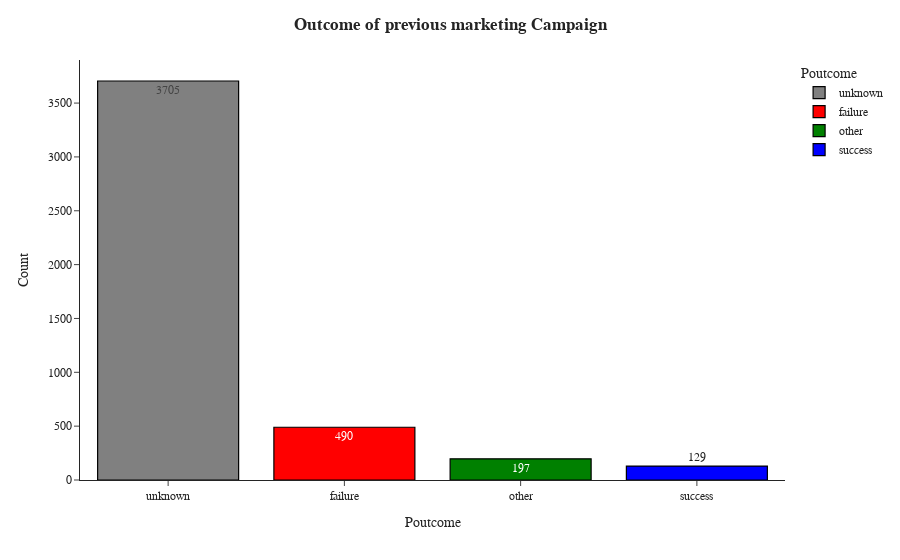

Here is the notebook cell this chart was saved with:
### Code cell
fig = px.bar(MainDataset_visualization.poutcome.value_counts().reset_index().rename(columns={
             'index': 'Poutcome', 'poutcome': 'Count'}), x='Poutcome', y='Count', color='Poutcome', text='Count', color_discrete_sequence=['grey', 'red', 'green', 'blue'], template='simple_white')
fig.update_traces(marker=dict(line=dict(color='#000000', width=1.2)))
fig.update_layout(title_x=0.5, title_text='<b>Outcome of previous marketing Campaign',
                  font_family="Times New Roman", title_font_family="Times New Roman")
fig.show()

fig = px.pie(MainDataset_visualization.poutcome.value_counts().reset_index().rename(columns={
             'index': 'Poutcome', 'poutcome': 'Count'}), names='Poutcome', values='Count', hole=0.5, template='simple_white', color_discrete_sequence=['grey', 'red', 'blue', 'green'])
fig.update_traces(marker=dict(line=dict(color='#000000', width=1.4)))
fig.update_layout(title_x=0.5, showlegend=True,
                  legend_title_text='<b>Poutcome')
fig.update_traces(textposition='outside', textinfo='percent+label')
fig.update_layout(title_x=0.5, title_text='<b>Outcome of previous marketing Campaign',
                  font_family="Times New Roman", title_font_family="Times New Roman")
fig.update_layout(title_x=0.5, legend=dict(
    orientation='v', yanchor='middle', y=1.02, xanchor='right', x=1))
fig.show()

### Figure 1 — Plotly figure (JSON) as saved in the notebook; plotly's stock layout.template omitted (floating-point values rounded to 4 significant figures)
{"data": [{"alignmentgroup": "True", "hovertemplate": "Poutcome=%{x}<br>Count=%{text}<extra></extra>", "legendgroup": "unknown", "marker": {"color": "grey", "line": {"color": "#000000", "width": 1.2}, "pattern": {"shape": ""}}, "name": "unknown", "offsetgroup": "unknown", "orientation": "v", "showlegend": true, "text": [3705], "textposition": "auto", "type": "bar", "x": ["unknown"], "xaxis": "x", "y": [3705], "yaxis": "y"}, {"alignmentgroup": "True", "hovertemplate": "Poutcome=%{x}<br>Count=%{text}<extra></extra>", "legendgroup": "failure", "marker": {"color": "red", "line": {"color": "#000000", "width": 1.2}, "pattern": {"shape": ""}}, "name": "failure", "offsetgroup": "failure", "orientation": "v", "showlegend": true, "text": [490], "textposition": "auto", "type": "bar", "x": ["failure"], "xaxis": "x", "y": [490], "yaxis": "y"}, {"alignmentgroup": "True", "hovertemplate": "Poutcome=%{x}<br>Count=%{text}<extra></extra>", "legendgroup": "other", "marker": {"color": "green", "line": {"color": "#000000", "width": 1.2}, "pattern": {"shape": ""}}, "name": "other", "offsetgroup": "other", "orientation": "v", "showlegend": true, "text": [197], "textposition": "auto", "type": "bar", "x": ["other"], "xaxis": "x", "y": [197], "yaxis": "y"}, {"alignmentgroup": "True", "hovertemplate": "Poutcome=%{x}<br>Count=%{text}<extra></extra>", "legendgroup": "success", "marker": {"color": "blue", "line": {"color": "#000000", "width": 1.2}, "pattern": {"shape": ""}}, "name": "success", "offsetgroup": "success", "orientation": "v", "showlegend": true, "text": [129], "textposition": "auto", "type": "bar", "x": ["success"], "xaxis": "x", "y": [129], "yaxis": "y"}], "layout": {"barmode": "relative", "font": {"family": "Times New Roman"}, "legend": {"title": {"text": "Poutcome"}, "tracegroupgap": 0}, "margin": {"t": 60}, "title": {"font": {"family": "Times New Roman"}, "text": "<b>Outcome of previous marketing Campaign", "x": 0.5}, "xaxis": {"anchor": "y", "categoryarray": ["unknown", "failure", "other", "success"], "categoryorder": "array", "domain": [0, 1], "title": {"text": "Poutcome"}}, "yaxis": {"anchor": "x", "domain": [0, 1], "title": {"text": "Count"}}}}
